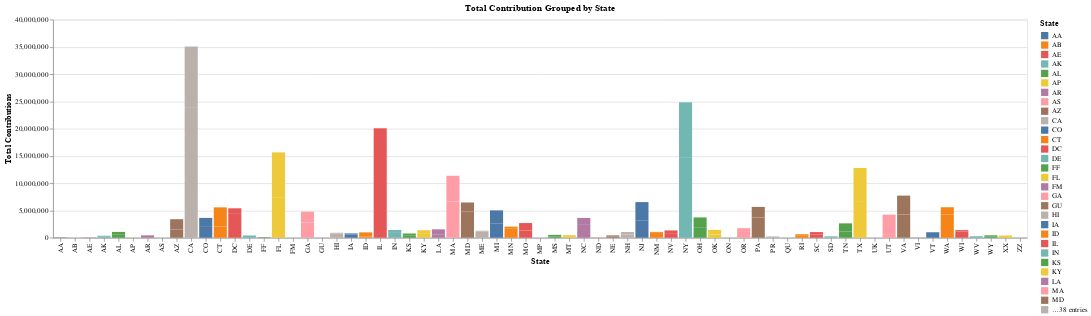

Write notebook code for a chart like this one.
### Code cell
"Write your code here"
candidate_selection = alt.selection_single(
    fields=["cand_nm"],
    bind=alt.binding_select(options=["Obama, Barack", "Romney, Mitt"],
                             name="Select Candidate"),
)
chart = alt.Chart(df_grouped_by_nm_st).mark_bar().encode(
    x=alt.X("contbr_st:N", title="State"),
    y = alt.Y("contb_receipt_amt:Q", title = "Total Contributions"), 
    color = alt.Color("contbr_st:N", title = "State") , 
    tooltip=['contbr_st', 'cand_nm', 'contb_receipt_amt']
).add_selection(
    candidate_selection
).transform_filter(
    candidate_selection
).properties(
    title = "Total Contribution Grouped by State"
)
chart

### Figure 1 — Vega specification as saved in the notebook (floating-point values rounded to 4 significant figures)
{"$schema": "https://vega.github.io/schema/vega/v5.json", "data": [{"name": "_server_source_0", "values": [{"contbr_st": "AA", "cand_nm": "Obama, Barack", "contb_receipt_amt": 56400.0}, {"contbr_st": "AA", "cand_nm": "Romney, Mitt", "contb_receipt_amt": 135.0}, {"contbr_st": "AB", "cand_nm": "Obama, Barack", "contb_receipt_amt": 2048.0}, {"contbr_st": "AE", "cand_nm": "Obama, Barack", "contb_receipt_amt": 42970.0}, {"contbr_st": "AE", "cand_nm": "Romney, Mitt", "contb_receipt_amt": 5680.0}, {"contbr_st": "AK", "cand_nm": "Obama, Barack", "contb_receipt_amt": 281800.0}, {"contbr_st": "AK", "cand_nm": "Romney, Mitt", "contb_receipt_amt": 86200.0}, {"contbr_st": "AL", "cand_nm": "Obama, Barack", "contb_receipt_amt": 543100.0}, {"contbr_st": "AL", "cand_nm": "Romney, Mitt", "contb_receipt_amt": 527300.0}, {"contbr_st": "AP", "cand_nm": "Obama, Barack", "contb_receipt_amt": 37130.0}, {"contbr_st": "AP", "cand_nm": "Romney, Mitt", "contb_receipt_amt": 1655.0}, {"contbr_st": "AR", "cand_nm": "Obama, Barack", "contb_receipt_amt": 359200.0}, {"contbr_st": "AR", "cand_nm": "Romney, Mitt", "contb_receipt_amt": 105600.0}, {"contbr_st": "AS", "cand_nm": "Obama, Barack", "contb_receipt_amt": 2955.0}, {"contbr_st": "AZ", "cand_nm": "Obama, Barack", "contb_receipt_amt": 1506000.0}, {"contbr_st": "AZ", "cand_nm": "Romney, Mitt", "contb_receipt_amt": 1888000.0}, {"contbr_st": "CA", "cand_nm": "Obama, Barack", "contb_receipt_amt": 23820000.0}, {"contbr_st": "CA", "cand_nm": "Romney, Mitt", "contb_receipt_amt": 11240000.0}, {"contbr_st": "CO", "cand_nm": "Obama, Barack", "contb_receipt_amt": 2132000.0}, {"contbr_st": "CO", "cand_nm": "Romney, Mitt", "contb_receipt_amt": 1507000.0}, {"contbr_st": "CT", "cand_nm": "Obama, Barack", "contb_receipt_amt": 2068000.0}, {"contbr_st": "CT", "cand_nm": "Romney, Mitt", "contb_receipt_amt": 3499000.0}, {"contbr_st": "DC", "cand_nm": "Obama, Barack", "contb_receipt_amt": 4374000.0}, {"contbr_st": "DC", "cand_nm": "Romney, Mitt", "contb_receipt_amt": 1025000.0}, {"contbr_st": "DE", "cand_nm": "Obama, Barack", "contb_receipt_amt": 336700.0}, {"contbr_st": "DE", "cand_nm": "Romney, Mitt", "contb_receipt_amt": 82710.0}, {"contbr_st": "FF", "cand_nm": "Romney, Mitt", "contb_receipt_amt": 99030.0}, {"contbr_st": "FL", "cand_nm": "Obama, Barack", "contb_receipt_amt": 7318000.0}, {"contbr_st": "FL", "cand_nm": "Romney, Mitt", "contb_receipt_amt": 8338000.0}, {"contbr_st": "FM", "cand_nm": "Obama, Barack", "contb_receipt_amt": 600.0}, {"contbr_st": "GA", "cand_nm": "Obama, Barack", "contb_receipt_amt": 2786000.0}, {"contbr_st": "GA", "cand_nm": "Romney, Mitt", "contb_receipt_amt": 1996000.0}, {"contbr_st": "GU", "cand_nm": "Obama, Barack", "contb_receipt_amt": 11580.0}, {"contbr_st": "GU", "cand_nm": "Romney, Mitt", "contb_receipt_amt": 3850.0}, {"contbr_st": "HI", "cand_nm": "Obama, Barack", "contb_receipt_amt": 795200.0}, {"contbr_st": "HI", "cand_nm": "Romney, Mitt", "contb_receipt_amt": 111800.0}, {"contbr_st": "IA", "cand_nm": "Obama, Barack", "contb_receipt_amt": 584800.0}, {"contbr_st": "IA", "cand_nm": "Romney, Mitt", "contb_receipt_amt": 208500.0}, {"contbr_st": "ID", "cand_nm": "Obama, Barack", "contb_receipt_amt": 197500.0}, {"contbr_st": "ID", "cand_nm": "Romney, Mitt", "contb_receipt_amt": 787200.0}, {"contbr_st": "IL", "cand_nm": "Obama, Barack", "contb_receipt_amt": 16440000.0}, {"contbr_st": "IL", "cand_nm": "Romney, Mitt", "contb_receipt_amt": 3629000.0}, {"contbr_st": "IN", "cand_nm": "Obama, Barack", "contb_receipt_amt": 883700.0}, {"contbr_st": "IN", "cand_nm": "Romney, Mitt", "contb_receipt_amt": 542100.0}, {"contbr_st": "KS", "cand_nm": "Obama, Barack", "contb_receipt_amt": 448000.0}, {"contbr_st": "KS", "cand_nm": "Romney, Mitt", "contb_receipt_amt": 326600.0}, {"contbr_st": "KY", "cand_nm": "Obama, Barack", "contb_receipt_amt": 715000.0}, {"contbr_st": "KY", "cand_nm": "Romney, Mitt", "contb_receipt_amt": 666900.0}, {"contbr_st": "LA", "cand_nm": "Obama, Barack", "contb_receipt_amt": 548000.0}, {"contbr_st": "LA", "cand_nm": "Romney, Mitt", "contb_receipt_amt": 991200.0}, {"contbr_st": "MA", "cand_nm": "Obama, Barack", "contb_receipt_amt": 6649000.0}, {"contbr_st": "MA", "cand_nm": "Romney, Mitt", "contb_receipt_amt": 4711000.0}, {"contbr_st": "MD", "cand_nm": "Obama, Barack", "contb_receipt_amt": 4833000.0}, {"contbr_st": "MD", "cand_nm": "Romney, Mitt", "contb_receipt_amt": 1634000.0}, {"contbr_st": "ME", "cand_nm": "Obama, Barack", "contb_receipt_amt": 1168000.0}, {"contbr_st": "ME", "cand_nm": "Romney, Mitt", "contb_receipt_amt": 117200.0}, {"contbr_st": "MI", "cand_nm": "Obama, Barack", "contb_receipt_amt": 2570000.0}, {"contbr_st": "MI", "cand_nm": "Romney, Mitt", "contb_receipt_amt": 2448000.0}, {"contbr_st": "MN", "cand_nm": "Obama, Barack", "contb_receipt_amt": 1744000.0}, {"contbr_st": "MN", "cand_nm": "Romney, Mitt", "contb_receipt_amt": 293700.0}, {"contbr_st": "MO", "cand_nm": "Obama, Barack", "contb_receipt_amt": 1321000.0}, {"contbr_st": "MO", "cand_nm": "Romney, Mitt", "contb_receipt_amt": 1371000.0}, {"contbr_st": "MP", "cand_nm": "Obama, Barack", "contb_receipt_amt": 3855.0}, {"contbr_st": "MP", "cand_nm": "Romney, Mitt", "contb_receipt_amt": 1250.0}, {"contbr_st": "MS", "cand_nm": "Obama, Barack", "contb_receipt_amt": 195200.0}, {"contbr_st": "MS", "cand_nm": "Romney, Mitt", "contb_receipt_amt": 330200.0}, {"contbr_st": "MT", "cand_nm": "Obama, Barack", "contb_receipt_amt": 300200.0}, {"contbr_st": "MT", "cand_nm": "Romney, Mitt", "contb_receipt_amt": 161600.0}, {"contbr_st": "NC", "cand_nm": "Obama, Barack", "contb_receipt_amt": 2357000.0}, {"contbr_st": "NC", "cand_nm": "Romney, Mitt", "contb_receipt_amt": 1274000.0}, {"contbr_st": "ND", "cand_nm": "Obama, Barack", "contb_receipt_amt": 59000.0}, {"contbr_st": "ND", "cand_nm": "Romney, Mitt", "contb_receipt_amt": 39390.0}, {"contbr_st": "NE", "cand_nm": "Obama, Barack", "contb_receipt_amt": 251300.0}, {"contbr_st": "NE", "cand_nm": "Romney, Mitt", "contb_receipt_amt": 178600.0}, {"contbr_st": "NH", "cand_nm": "Obama, Barack", "contb_receipt_amt": 617000.0}, {"contbr_st": "NH", "cand_nm": "Romney, Mitt", "contb_receipt_amt": 424800.0}, {"contbr_st": "NJ", "cand_nm": "Obama, Barack", "contb_receipt_amt": 3203000.0}, {"contbr_st": "NJ", "cand_nm": "Romney, Mitt", "contb_receipt_amt": 3333000.0}, {"contbr_st": "NM", "cand_nm": "Obama, Barack", "contb_receipt_amt": 906200.0}, {"contbr_st": "NM", "cand_nm": "Romney, Mitt", "contb_receipt_amt": 168000.0}, {"contbr_st": "NV", "cand_nm": "Obama, Barack", "contb_receipt_amt": 710700.0}, {"contbr_st": "NV", "cand_nm": "Romney, Mitt", "contb_receipt_amt": 630000.0}, {"contbr_st": "NY", "cand_nm": "Obama, Barack", "contb_receipt_amt": 14650000.0}, {"contbr_st": "NY", "cand_nm": "Romney, Mitt", "contb_receipt_amt": 10180000.0}, {"contbr_st": "OH", "cand_nm": "Obama, Barack", "contb_receipt_amt": 1823000.0}, {"contbr_st": "OH", "cand_nm": "Romney, Mitt", "contb_receipt_amt": 1902000.0}, {"contbr_st": "OK", "cand_nm": "Obama, Barack", "contb_receipt_amt": 594300.0}, {"contbr_st": "OK", "cand_nm": "Romney, Mitt", "contb_receipt_amt": 839500.0}, {"contbr_st": "ON", "cand_nm": "Obama, Barack", "contb_receipt_amt": 1955.0}, {"contbr_st": "OR", "cand_nm": "Obama, Barack", "contb_receipt_amt": 1223000.0}, {"contbr_st": "OR", "cand_nm": "Romney, Mitt", "contb_receipt_amt": 526200.0}, {"contbr_st": "PA", "cand_nm": "Obama, Barack", "contb_receipt_amt": 3713000.0}, {"contbr_st": "PA", "cand_nm": "Romney, Mitt", "contb_receipt_amt": 1942000.0}, {"contbr_st": "PR", "cand_nm": "Obama, Barack", "contb_receipt_amt": 216000.0}, {"contbr_st": "PR", "cand_nm": "Romney, Mitt", "contb_receipt_amt": 29120.0}, {"contbr_st": "QU", "cand_nm": "Obama, Barack", "contb_receipt_amt": 500.0}, {"contbr_st": "RI", "cand_nm": "Obama, Barack", "contb_receipt_amt": 457400.0}, {"contbr_st": "RI", "cand_nm": "Romney, Mitt", "contb_receipt_amt": 187900.0}, {"contbr_st": "SC", "cand_nm": "Obama, Barack", "contb_receipt_amt": 630700.0}, {"contbr_st": "SC", "cand_nm": "Romney, Mitt", "contb_receipt_amt": 402700.0}, {"contbr_st": "SD", "cand_nm": "Obama, Barack", "contb_receipt_amt": 86530.0}, {"contbr_st": "SD", "cand_nm": "Romney, Mitt", "contb_receipt_amt": 166600.0}, {"contbr_st": "TN", "cand_nm": "Obama, Barack", "contb_receipt_amt": 1119000.0}, {"contbr_st": "TN", "cand_nm": "Romney, Mitt", "contb_receipt_amt": 1517000.0}, {"contbr_st": "TX", "cand_nm": "Obama, Barack", "contb_receipt_amt": 6571000.0}, {"contbr_st": "TX", "cand_nm": "Romney, Mitt", "contb_receipt_amt": 6222000.0}, {"contbr_st": "UK", "cand_nm": "Romney, Mitt", "contb_receipt_amt": 2500.0}, {"contbr_st": "UT", "cand_nm": "Obama, Barack", "contb_receipt_amt": 519900.0}, {"contbr_st": "UT", "cand_nm": "Romney, Mitt", "contb_receipt_amt": 3717000.0}, {"contbr_st": "VA", "cand_nm": "Obama, Barack", "contb_receipt_amt": 4260000.0}, {"contbr_st": "VA", "cand_nm": "Romney, Mitt", "contb_receipt_amt": 3466000.0}, {"contbr_st": "VI", "cand_nm": "Obama, Barack", "contb_receipt_amt": 80710.0}, {"contbr_st": "VI", "cand_nm": "Romney, Mitt", "contb_receipt_amt": 3500.0}, {"contbr_st": "VT", "cand_nm": "Obama, Barack", "contb_receipt_amt": 986500.0}, {"contbr_st": "VT", "cand_nm": "Romney, Mitt", "contb_receipt_amt": 55230.0}, {"contbr_st": "WA", "cand_nm": "Obama, Barack", "contb_receipt_amt": 4251000.0}, {"contbr_st": "WA", "cand_nm": "Romney, Mitt", "contb_receipt_amt": 1342000.0}, {"contbr_st": "WI", "cand_nm": "Obama, Barack", "contb_receipt_amt": 1130000.0}, {"contbr_st": "WI", "cand_nm": "Romney, Mitt", "contb_receipt_amt": 270300.0}, {"contbr_st": "WV", "cand_nm": "Obama, Barack", "contb_receipt_amt": 169200.0}, {"contbr_st": "WV", "cand_nm": "Romney, Mitt", "contb_receipt_amt": 126700.0}, {"contbr_st": "WY", "cand_nm": "Obama, Barack", "contb_receipt_amt": 194000.0}, {"contbr_st": "WY", "cand_nm": "Romney, Mitt", "contb_receipt_amt": 252600.0}, {"contbr_st": "XX", "cand_nm": "Romney, Mitt", "contb_receipt_amt": 400200.0}, {"contbr_st": "ZZ", "cand_nm": "Obama, Barack", "contb_receipt_amt": 5963.0}]}, {"name": "param_1_store"}, {"name": "source_0", "source": "_server_source_0", "transform": [{"type": "filter", "expr": "!length(data(\"param_1_store\")) || vlSelectionTest(\"param_1_store\", datum)"}, {"type": "stack", "field": "contb_receipt_amt", "groupby": ["contbr_st"], "sort": {"field": [], "order": []}, "as": ["contb_receipt_amt_start", "contb_receipt_amt_end"], "offset": "zero"}, {"type": "filter", "expr": "isValid(datum[\"contb_receipt_amt\"]) && isFinite(+datum[\"contb_receipt_amt\"])"}, {"type": "project", "fields": ["cand_nm", "contb_receipt_amt", "contb_receipt_amt_end", "contb_receipt_amt_start", "contbr_st"]}]}, {"name": "source_0_x_domain_contbr_st", "source": "source_0", "transform": [{"type": "aggregate", "groupby": ["contbr_st"], "fields": [], "ops": [], "as": []}, {"type": "formula", "expr": "datum['contbr_st']", "as": "sort_field"}, {"type": "project", "fields": ["contbr_st"]}]}, {"name": "source_0_color_domain_contbr_st", "source": "source_0", "transform": [{"type": "aggregate", "groupby": ["contbr_st"], "fields": [], "ops": [], "as": []}, {"type": "formula", "expr": "datum['contbr_st']", "as": "sort_field"}, {"type": "project", "fields": ["contbr_st"]}]}], "signals": [{"name": "x_step", "value": 20}, {"name": "width", "update": "bandspace(domain('x').length, 0.1, 0.05) * x_step"}, {"name": "unit", "value": {}, "on": [{"events": "pointermove", "update": "isTuple(group()) ? group() : unit"}]}, {"name": "param_1_cand_nm", "value": null, "bind": {"input": "select", "options": ["Obama, Barack", "Romney, Mitt"], "name": "Select Candidate"}}, {"name": "param_1", "update": "vlSelectionResolve(\"param_1_store\", \"union\", true, true)"}, {"name": "param_1_tuple", "update": "param_1_cand_nm !== null ? {fields: param_1_tuple_fields, values: [param_1_cand_nm]} : null"}, {"name": "param_1_tuple_fields", "value": [{"type": "E", "field": "cand_nm"}]}, {"name": "param_1_modify", "on": [{"events": {"signal": "param_1_tuple"}, "update": "modify(\"param_1_store\", param_1_tuple, true)"}]}], "marks": [{"type": "rect", "name": "marks", "from": {"data": "source_0"}, "encode": {"update": {"y": {"field": "contb_receipt_amt_end", "scale": "y"}, "x": {"field": "contbr_st", "scale": "x"}, "fill": {"field": "contbr_st", "scale": "color"}, "tooltip": {"signal": "{\"contbr_st\": isValid(datum[\"contbr_st\"]) ? datum[\"contbr_st\"] : \"\"+datum[\"contbr_st\"], \"cand_nm\": isValid(datum[\"cand_nm\"]) ? datum[\"cand_nm\"] : \"\"+datum[\"cand_nm\"], \"contb_receipt_amt\": format(datum[\"contb_receipt_amt\"], \"\")}"}, "width": {"signal": "max(0.25, bandwidth('x'))"}, "y2": {"field": "contb_receipt_amt_start", "scale": "y"}}}, "style": ["bar"], "interactive": true}], "scales": [{"name": "x", "type": "band", "domain": {"data": "source_0_x_domain_contbr_st", "field": "contbr_st", "sort": true}, "range": {"step": {"signal": "x_step"}}, "paddingInner": 0.1, "paddingOuter": 0.05}, {"name": "y", "type": "linear", "domain": {"data": "source_0", "fields": ["contb_receipt_amt_start", "contb_receipt_amt_end"]}, "range": [{"signal": "height"}, 0], "zero": true, "nice": true}, {"name": "color", "type": "ordinal", "domain": {"data": "source_0_color_domain_contbr_st", "field": "contbr_st", "sort": true}, "range": "category"}], "axes": [{"scale": "y", "gridScale": "x", "ticks": false, "zindex": 0, "domain": false, "grid": true, "tickCount": {"signal": "ceil(height/40)"}, "maxExtent": 0, "labels": false, "minExtent": 0, "orient": "left", "aria": false}, {"scale": "x", "labelAngle": 270, "zindex": 0, "orient": "bottom", "labelAlign": "right", "labelBaseline": "middle", "title": "State", "grid": false}, {"scale": "y", "title": "Total Contributions", "labelOverlap": true, "tickCount": {"signal": "ceil(height/40)"}, "zindex": 0, "orient": "left", "grid": false}], "title": {"text": "Total Contribution Grouped by State", "frame": "group"}, "style": "cell", "legends": [{"title": "State", "fill": "color", "symbolType": "square"}], "background": "white", "padding": 5, "height": 300}
